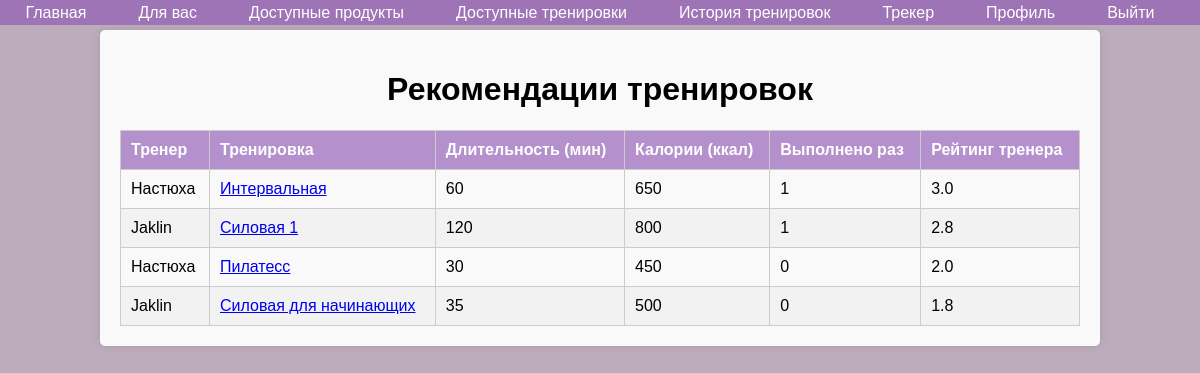
The page /recommendation.php (signed in) on the database its author committed.
### tables this page shows
CREATE TABLE `training_programs` (
  `id` int(11) NOT NULL AUTO_INCREMENT,
  `name` varchar(255) DEFAULT NULL,
  `description` text DEFAULT NULL,
  `duration` int(11) DEFAULT NULL,
  `calories_burned` int(11) DEFAULT NULL,
  `training_name` varchar(255) DEFAULT NULL,
  `training_type_id` int(11) DEFAULT NULL,
  `created_by` int(11) DEFAULT NULL,
  `created_at` timestamp NOT NULL DEFAULT current_timestamp(),
  `status` enum('pending','approved','rejected') DEFAULT 'pending',
  PRIMARY KEY (`id`),
  KEY `training_type_id` (`training_type_id`),
  KEY `created_by` (`created_by`),
  CONSTRAINT `training_programs_ibfk_1` FOREIGN KEY (`training_type_id`) REFERENCES `training_types` (`id`) ON DELETE SET NULL,
  CONSTRAINT `training_programs_ibfk_2` FOREIGN KEY (`created_by`) REFERENCES `users` (`id`) ON DELETE CASCADE
);

CREATE TABLE `users` (
  `id` int(11) NOT NULL AUTO_INCREMENT,
  `username` varchar(255) DEFAULT NULL,
  `email` varchar(255) DEFAULT NULL,
  `password_hash` varchar(255) DEFAULT NULL,
  `age` int(11) DEFAULT NULL,
  `weight` float DEFAULT NULL,
  `height` float DEFAULT NULL,
  `gender` enum('male','female') DEFAULT NULL,
  `activity_level` enum('sedentary','light','moderate','active','very_active') DEFAULT NULL,
  `daily_calories` decimal(10,2) DEFAULT NULL,
  `created_at` timestamp NOT NULL DEFAULT current_timestamp(),
  `role_id` int(11) DEFAULT NULL,
  PRIMARY KEY (`id`),
  UNIQUE KEY `email` (`email`),
  KEY `role_id` (`role_id`),
  CONSTRAINT `users_ibfk_1` FOREIGN KEY (`role_id`) REFERENCES `roles` (`id`)
);

### recommendation.php (the view, shortened to what this page needs)
<?php
include 'navbar.php';
$user_id = $_SESSION['user_id'];
$stmt = $conn->prepare("
    SELECT
        u.username AS trainer_username,
        t.id AS training_id,
        t.name AS training_name,
        t.duration,
        t.calories_burned,
        COUNT(te.id) AS execution_count,
        (SELECT
            ROUND((SUM(CASE WHEN t1.status = 'approved' THEN 1 ELSE 0 END) /
            (COUNT(t1.id) + COUNT(t1.id))) * 4 +
            (COUNT(tl.id) / (COUNT(t1.id) + COUNT(t1.id))) * 5 +
            (IF(COUNT(te.id) > 0, 1, 0) * 1), 1)
        FROM training_programs t1
        LEFT JOIN training_likes tl ON t1.id = tl.training_id
        WHERE t1.created_by = u.id) AS trainer_rating
    FROM
        training_programs t
    LEFT JOIN
        training_executions te ON t.id = te.training_id AND te.user_id = ?
    LEFT JOIN
        users u ON t.created_by = u.id
    GROUP BY
        trainer_username, training_id
    ORDER BY
        trainer_rating DESC, execution_count DESC
");
$stmt->bind_param("i", $user_id);
$stmt->execute();
$recommendations = $stmt->get_result()->fetch_all(MYSQLI_ASSOC);
?>
<!DOCTYPE html>
<html lang="ru">
<head>
</head>
<body>
<div class="container">
    <h1>Рекомендации тренировок</h1>
    <?php if (!empty($recommendations)): ?>
        <table>
            <thead>
                <tr>
                    <th>Тренер</th>
                    <th>Тренировка</th>
                    <th>Длительность (мин)</th>
                    <th>Калории (ккал)</th>
                    <th>Выполнено раз</th>
                    <th>Рейтинг тренера</th>
                </tr>
            </thead>
            <tbody>
                <?php foreach ($recommendations as $recommendation): ?>
                    <tr>
                        <td><?php echo htmlspecialchars($recommendation['trainer_username']); ?></td>
                        <td>
                            <a href="training_details.php?id=<?php echo $recommendation['training_id']; ?>">
                                <?php echo htmlspecialchars($recommendation['training_name']); ?>
                            </a>
                        </td>
                        <td><?php echo htmlspecialchars($recommendation['duration']); ?></td>
                        <td><?php echo htmlspecialchars($recommendation['calories_burned']); ?></td>
                        <td><?php echo htmlspecialchars($recommendation['execution_count']); ?></td>
                        <td><?php echo htmlspecialchars($recommendation['trainer_rating']); ?></td>
                    </tr>
                <?php endforeach; ?>
            </tbody>
        </table>
    <?php else: ?>
        <p>Нет доступных рекомендаций для вас.</p>
    <?php endif; ?>
</div>
</body>
</html>

### navbar.php (style rules this page uses)
body { margin: 0; padding-top: 50px; }

### recommendation.php (style rules this page uses)
body { font-family: Arial, sans-serif; background-color: #bdacbb; margin: 0; padding: 0; display: flex; flex-direction: column; align-items: center; }
.container { width: 80%; max-width: 1200px; padding: 20px; background-color: #f9f9f9; border-radius: 5px; box-shadow: 0 0 10px rgba(0, 0, 0, 0.1); margin-top: 30px; }
h1 { text-align: center; }
table { width: 100%; border-collapse: collapse; margin-top: 20px; }
table, th, td { border: 1px solid #ccc; }
th, td { padding: 10px; text-align: left; }
th { background-color: rgba(139, 83, 179, 0.62); color: white; }
tr:nth-child(even) { background-color: #f2f2f2; }

### rows shown on the page
training_programs: created_by.username "Настюха", name "Интервальная", duration "60", calories_burned "650", execution_count "1", trainer_rating "3.0"
training_programs: created_by.username "Jaklin", name "Силовая 1", duration "120", calories_burned "800", execution_count "1", trainer_rating "2.8"
training_programs: created_by.username "Настюха", name "Пилатесс", duration "30", calories_burned "450", execution_count "0", trainer_rating "2.0"
training_programs: created_by.username "Jaklin", name "Силовая для начинающих", duration "35", calories_burned "500", execution_count "0", trainer_rating "1.8"
